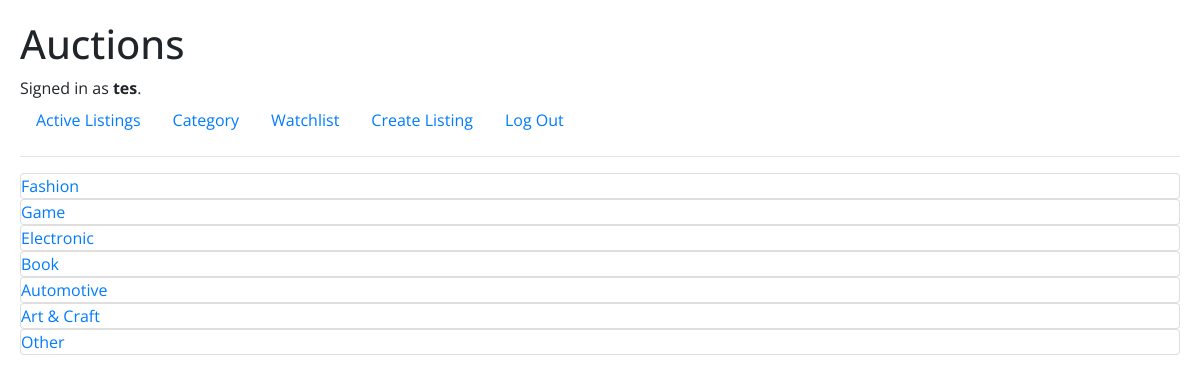
Page /categories (signed in) on the committed database.
### auctions/models.py (models this page shows, shortened)
class User(AbstractUser):
    pass

class Category(models.Model):
    name = models.CharField(max_length=64)

### auctions/views.py (the view)
# urls.py: path("categories", views.category_list, name="category_list"),
def category_list(request):
    categories = Category.objects.all()
    return render(request, "auctions/category_list.html", {
        "categories": categories
    })

### auctions/templates/auctions/category_list.html
{% extends 'auctions/layout.html' %}
{% block body %}
    {% for category in categories %}
        <div class="card">
            <a href="{% url 'category' category.name %}">{{ category.name }}</a>
        </div>
    {% endfor %}
{% endblock body %}

### auctions/templates/auctions/layout.html (shortened to what this page needs)
{% load static %}
<!DOCTYPE html>
<html lang="en">
    <head>
        <link rel="stylesheet" href="https://stackpath.bootstrapcdn.com/bootstrap/4.4.1/css/bootstrap.min.css">
        <link rel="stylesheet" href="{% static 'auctions/style.css' %}">
    </head>
    <body>
        <h1>Auctions</h1>
        <div>
            {% if user.is_authenticated %}
                Signed in as <strong>{{ user.username }}</strong>.
            {% else %}
                Not signed in.
            {% endif %}
        </div>
        <ul class="nav">
            <li class="nav-item">
                <a class="nav-link" href="{% url 'index' %}">Active Listings</a>
            </li>
            <li class="nav-item">
                <a class="nav-link" href="{% url 'category_list' %}">Category</a>
            </li>
            {% if user.is_authenticated %}
                <li class="nav-item">
                    <a class="nav-link" href="{% url 'watchlist' user.username %}">Watchlist</a>
                </li>
                <li class="nav-item">
                    <a class="nav-link" href="{% url 'create_listing' %}">Create Listing</a>
                </li>
                <li class="nav-item">
                    <a class="nav-link" href="{% url 'logout' %}">Log Out</a>
                </li>
            {% endif %}
        </ul>
        <hr>
        {% block body %}
        {% endblock %}
    </body>
</html>

### auctions/static/auctions/style.css (style rules this page uses)
body { margin: 20px; font-family: 'Open Sans', sans-serif; }

### rows in the picture
User: username "tes"
Category: name "Fashion"
Category: name "Game"
Category: name "Electronic"
Category: name "Book"
Category: name "Automotive"
Category: name "Art & Craft"
Category: name "Other"
